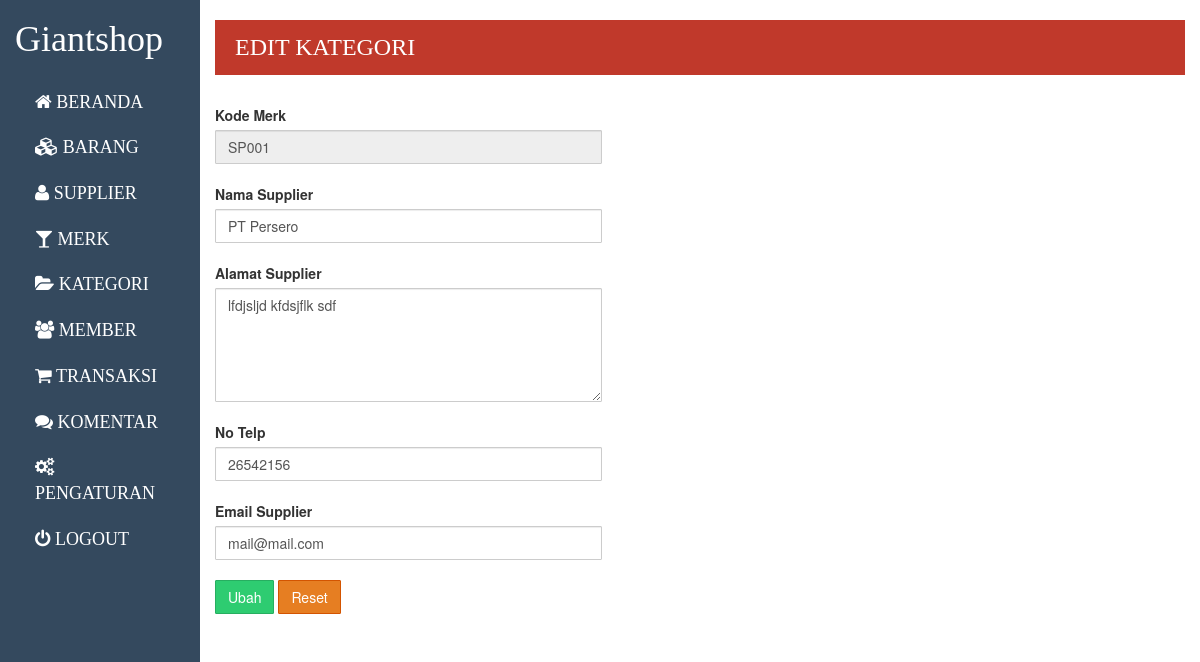
The page /admin/index.php?p=editsupplier&kd=SP001 (signed in) on the database its author committed.
### tables this page shows
CREATE TABLE IF NOT EXISTS `supplier` (
  `kdsupplier` char(5) NOT NULL,
  `nmsupplier` varchar(50) NOT NULL,
  `alamt` varchar(200) NOT NULL,
  `notelp` varchar(15) NOT NULL,
  `email` varchar(30) DEFAULT NULL
);

### admin/operation/supplier/edititem.php (the view, shortened to what this page needs)
<?php
if(isset($_POST['ubah'])){
    $nmsupplier = $_POST['nmsupplier'];
    $kdsupplier = $_POST['kdsupplier'];
    $alamat = $_POST['alamat'];
    $email = $_POST['email'];
    $notelp = $_POST['notelp'];
    $q = "UPDATE `supplier` SET nmsupplier='$nmsupplier', alamat='$alamat', email='$email', notelp='$notelp' WHERE kdsupplier='".$kdsupplier."'";
    $sql = mysql_query($q) or die(mysql_error());
    if($sql)
        header("location: ?p=supplier");
}else if(isset($_GET['kd'])){
    $q = "SELECT * FROM `supplier` WHERE kdsupplier='$_GET[kd]' ";
    $sql = mysql_query($q);
    $res = mysql_fetch_array($sql);?>
    <div class="title">
        <h3>edit kategori</h3>
    </div>
    <form method="post">
        <div class="row">
            <div class="col-md-5">
                <label for="kdsupplier">Kode Merk</label><br />
                <input type="text" class="form-control" placeholder="Kode Supplier" disabled="disabled" value="<?php echo $res[0]; ?>" /><br />
                <label for="nmsupplier">Nama Supplier</label><br />
                <input type="text" class="form-control" name="nmsupplier" placeholder="Nama Supplier" value="<?php echo $res[1]; ?>" /><br />
                <label for="alamat">Alamat Supplier</label><br />
                <textarea name="alamat" class="form-control" rows="5" placeholder="alamat"><?php echo $res[2]; ?></textarea><br />
                <label for="notelp">No Telp</label><br />
                <input type="text" class="form-control" name="notelp" placeholder="No Telp" value="<?php echo $res[3]; ?>" /><br />
                <label for="email">Email Supplier</label><br />
                <input type="email" class="form-control" name="email" placeholder="Email Supplier" value="<?php echo $res[4]; ?>" /><br />
                <button type="submit" name="ubah" class="btn btn-success">Ubah</button>
                <button type="reset" class="btn btn-warning">Reset</button>
            </div>
        </div>
    </form>
    <?php
}
?>

### assets/css/admin.css (style rules this page uses)
.title { background-color: #c0392b; color: #fff; padding: 10px 20px; margin-bottom: 30px; }
.title h3 { margin: 0; text-transform: uppercase; font-family: Langdon; display: inline-block; line-height: 35px; }

### rows shown on the page
supplier: kdsupplier "SP001", nmsupplier "PT Persero", alamat "lfdjsljd kfdsjflk sdf", notelp "26542156", email "mail@mail.com"
